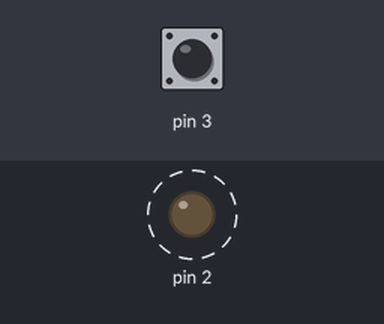
Bench run of a sketch on a simulated Arduino Uno, built with avr-gcc and run on an emulated ATmega328P. Shown: output pins drawn as LEDs (lit = HIGH). Dashed ring = blinking. The inputs (shaded band) are chosen by the test bench; at power-on: pin 3 HIGH. What the sketch prints to the serial monitor is not drawn.

Above: at 0.5 s.
Timing chart, 0 to 4.6 s (numbered marks = the images above):
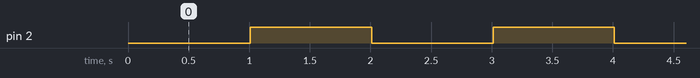

Measured:
- by itself, pin 2: alternates HIGH for 1.0 s and LOW for 1.0 s

The sketch:

2.2_PB_plus_LEDBLINK_no_delay.ino
```cpp
//first we define the variable ledstate tat will be used to tunr on our led or turn it off
int ledState = LOW;
//to blink wihout delay we are goin to use the millis fucntion whihc is a counter that works all the time
//as soon as the arduino starts. To use need we to define the last time the delay completed
//we do this with the previousMillis variable
unsigned long previousMillis = 0;
//here we simply define the interval at whihc the led will blink
const long interval = 1000;
void setup() {
//before we begin our loop process we must define our pins and which function they fufill
//in this case they are being used as OUTPUTS so we define them as such and we define pin 3 as an input
//for the button
  pinMode(2, OUTPUT);
  pinMode(3,INPUT_PULLUP);
//we must enable the serial monitor at the start of this code
  Serial.begin(9600);
}

void loop() {
//in this line we check the cureent millis amount so we can compare it later
unsigned long currentMillis = millis();
//we read the button value and store it in a variable
int pb= digitalRead(3);
//we compare the current milli count to the previous time the delay finished and the state changed
//if this delay is bigger or equal to our interval it will switch the state of the LED
  if (currentMillis - previousMillis >= interval) {
    // save the last time you blinked the LED
    previousMillis = currentMillis;

    // if the LED is off turn it on and if its off tunr it on any time the IF command is fufilled
    //(i.e delay is completed)
    if (ledState == LOW) {
      ledState = HIGH;
    } else {
      ledState = LOW;
    }

  //we then write to the LED the LOW state or the HIGH state
    digitalWrite(2, ledState);
  }
//we use the serial print fucntion to display the value of the push buttona dn the LED to see in which
//state they currently are
Serial.print("PB value is ");
Serial.print("\t");
Serial.print(pb);
Serial.print("\t ");
Serial.print("The LED value is ");
Serial.print("\t");
Serial.println(ledState);
}
```
